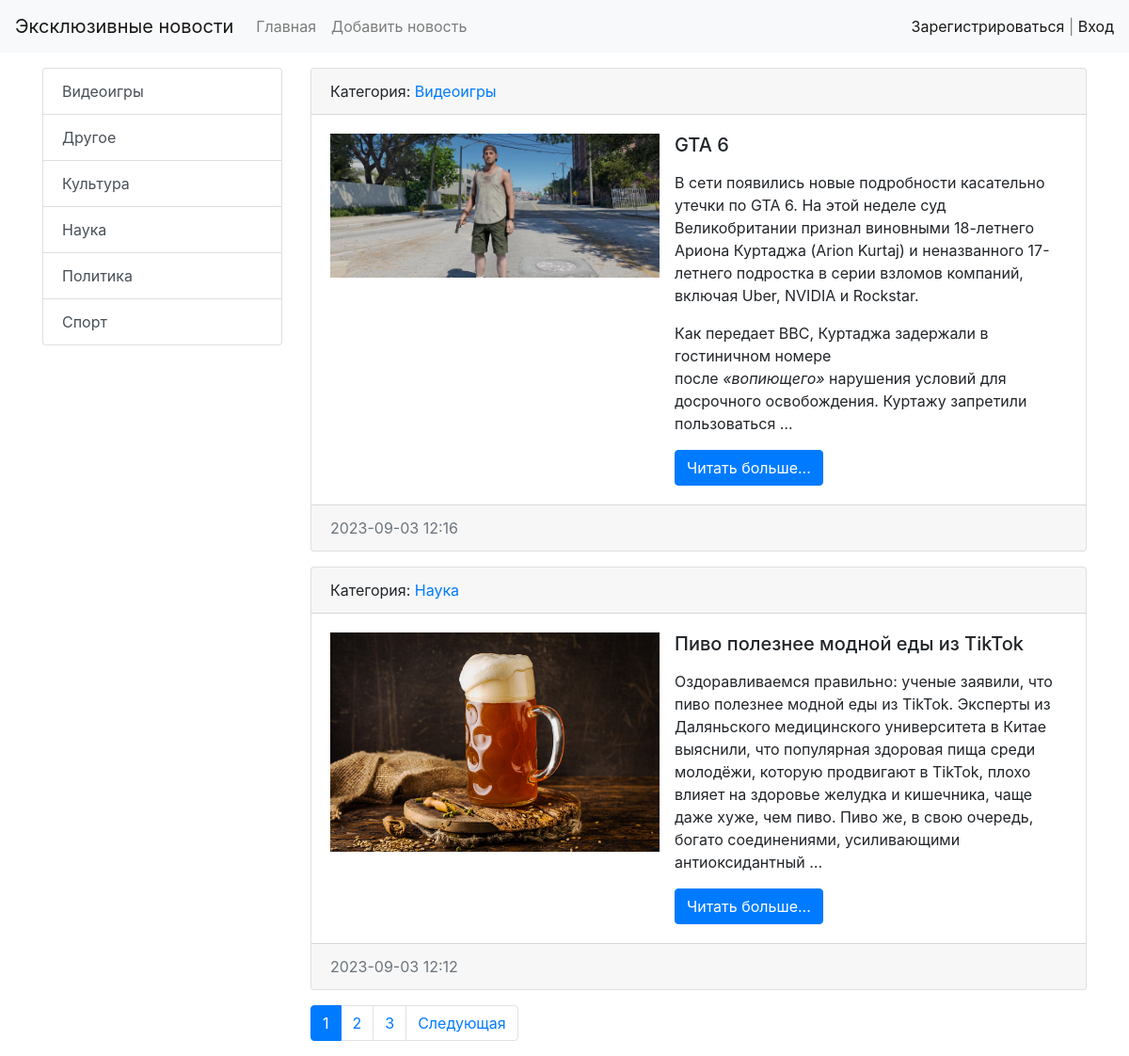
The page / on the database its author committed.
### news/models.py (models this page shows, shortened)
class Category(models.Model):
    title = models.CharField(max_length=150, db_index=True, verbose_name='Наименование категории')
    def __str__(self):
        return self.title
    class Meta:
        verbose_name = 'Категория'
        verbose_name_plural = 'Категории'
        ordering = ['title']

class News(models.Model):
    title = models.CharField(max_length=150, verbose_name='Наименование')
    content = models.TextField(blank=True, verbose_name='Контент')
    created_at = models.DateTimeField(auto_now=True, verbose_name='Дата публикации')
    updated_at = models.DateTimeField(auto_now=True, verbose_name='Обновлено')
    photo = models.ImageField(upload_to='photos', verbose_name='Фото', blank=True)
    is_published = models.BooleanField(default=True, verbose_name='Опубликовано')
    category = models.ForeignKey('Category', on_delete=models.PROTECT, null=True, verbose_name='Категория')
    def get_absolute_url(self):
        return reverse('view_news', kwargs={"news_id": self.pk})
    class Meta:
        verbose_name = 'новость'
        verbose_name_plural = 'новости'
        ordering = ['-created_at']

### news/views.py (the view)
# urls.py: path('', HomeNews.as_view(), name='home'),
class HomeNews(ListView):
    model = News
    template_name = 'news/home_news_list.html'
    context_object_name = 'news'
    paginate_by = 2
    def get_context_data(self, *, object_list=None, **kwargs):
        context = super().get_context_data(**kwargs)
        context['title'] = 'Главная'
        return context
    def get_queryset(self):
        return News.objects.filter(is_published=True)

### news/templatetags/news_tags.py (called while the page is built)
@register.simple_tag
def get_categories():
    return Category.objects.all()

### news/templates/news/home_news_list.html (shortened to what this page needs)
{% extends 'base.html' %}
{% block sitebar %}
{% include 'inc/_sidebar.html' %}
{% endblock  %}
{% block content %}
{% for item in news %}
<div class="card mb-3">
    <div class="card-header">
    Категория: <a href="{% url 'category' item.category.pk %}">{{ item.category }}</a>
    </div>
    <div class="card-body">
      <div class="media">
        {% if item.photo %}
          <img src="{{ item.photo.url }}" alt="", width="350", class="mr-3">
        {% else %}
          {% comment %} Здесь можно оставить ссылку на изображение по умолчанию через <img src=""> {% endcomment %}
        {% endif %}
        <div class="media-body">
          <h5 class="card-title">{{ item.title }}</h5>
          <p class="card-text">{{ item.content|safe|linebreaks|truncatewords:50 }}</p>
          <a href="{{item.get_absolute_url}}" class="btn btn-primary">Читать больше...</a>
        </div>
      </div>
    </div>
    <div class="card-footer text-muted">
        {{ item.created_at|date:"Y-m-d H:i" }}
    </div>
</div>
{% endfor %}
{% endblock  %}

### templates/inc/_sidebar.html
{% load news_tags %}
<div class="list-group">
    {% get_categories as categories %}
    {% for item in categories %}
    <a href="{% url 'category' item.pk %}" class="list-group-item list-group-item-action">{{ item.title }}</a>
    {% endfor %}
</div>

### rows shown on the page
Category: title "Видеоигры"
Category: title "Другое"
Category: title "Культура"
Category: title "Наука"
Category: title "Политика"
Category: title "Спорт"
News: category "Видеоигры", photo (picture), title "GTA 6", content "В сети появились новые подробности касательно утечки по GTA 6. На этой неделе суд Великобритании признал виновными 18-летнего Ариона Куртаджа (Arion Kurtaj) и неназванного 17-летнего подростка в серии взломов компаний, включая Uber, NVIDIA и Rockstar. Как передает BBC, Куртаджа задержали в гостиничном номере после «вопиющего» нарушения условий для досрочного освобождения. Куртажу запретили пользоваться …", created_at "2023-09-03 12:16"
News: category "Наука", photo (picture), title "Пиво полезнее модной еды из TikTok", content "Оздоравливаемся правильно: ученые заявили, что пиво полезнее модной еды из TikTok. Эксперты из Даляньского медицинского университета в Китае выяснили, что популярная здоровая пища среди молодёжи, которую продвигают в TikTok, плохо влияет на здоровье желудка и кишечника, чаще даже хуже, чем пиво. Пиво же, в свою очередь, богато соединениями, усиливающими антиоксидантный …", created_at "2023-09-03 12:12"

### other values the page prints
{{ p }} "1"
{{ p }} "2" "3"
